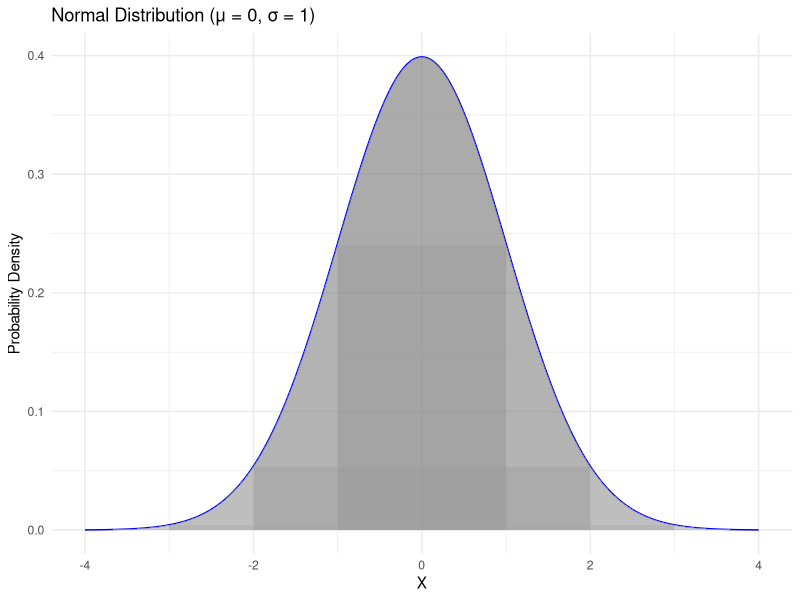

Recreate this plot in R.
## ---- chunk 1
# Load required libraries
library(ggplot2)

# Define the mean and standard deviation
mean <- 0
sd <- 1

# Generate a sequence of x values
x <- seq(-4, 4, length.out = 1000)

# Calculate the probability density function for the x values
pdf <- dnorm(x, mean = mean, sd = sd)

# Create the plot
ggplot() +
  geom_line(aes(x, pdf), color = "blue") +
  geom_ribbon(aes(x = x, ymin = 0, ymax = pdf, fill = factor((x > mean - sd) & (x < mean + sd))), alpha = 0.3) +
  geom_ribbon(aes(x = x, ymin = 0, ymax = pdf, fill = factor((x > mean - 2*sd) & (x < mean + 2*sd))), alpha = 0.3) +
  geom_ribbon(aes(x = x, ymin = 0, ymax = pdf, fill = factor((x > mean - 3*sd) & (x < mean + 3*sd))), alpha = 0.3) +
  xlab("X") +
  ylab("Probability Density") +
  ggtitle("Normal Distribution (μ = 0, σ = 1)") +
  scale_fill_manual(values = c("grey70", "grey50"), guide = FALSE) +
  theme_minimal()
